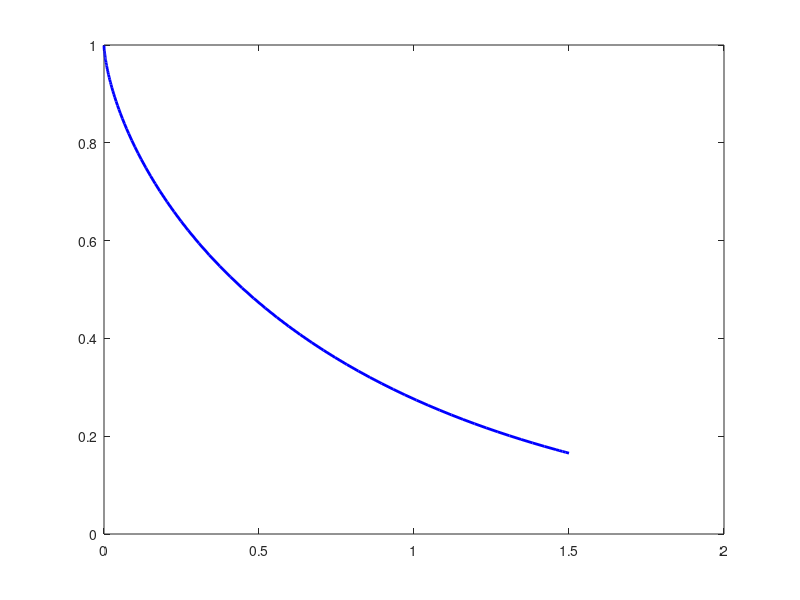

Source code (MATLAB): (Note: this script raises an error after producing the figure.)
% Kap_07_Taschenuhr.m
function taschenuhr
  y0 = 0.999;  tspan = [0,1.5]; rtol = 1.0e-4; atol = 1.0e-4;
  options = odeset('RelTol',rtol,'AbsTol',atol,'Stats','on');
  tic
  [t,y] = ode45(@dgl,tspan,y0,options);
  toc
  y_ode45 = y(end);
  plot(t,y,'color','blue','Linewidth',2)
  hold on
  tic
  [t,y] = rk3_simple(@dgl,tspan,y0,atol,rtol);
  toc
  y_rk3_simple = y(end);
  plot(t,y,'o','Linewidth',2,'color','red')
  xlabel('x'); ylabel('y');
  ax = gca; ax.FontSize = 14;
  legend('ode45','rk3\_simple')
% Genauigkeit in tend
  rtol = 1.0e-14; atol = 1.0e-14;
  options = odeset('RelTol',rtol,'AbsTol',atol,'Stats','on');
  tic
  [t,y] = ode45(@dgl,tspan,y0,options);
  toc
  y_exakt = y(end);
  err_ode45 = abs(y_exakt-y_ode45)
  err_rk3_simple = abs(y_exakt-y_rk3_simple)
end

function dy = dgl(t,y)
 dy = -y./sqrt(1-y.^2);
end

